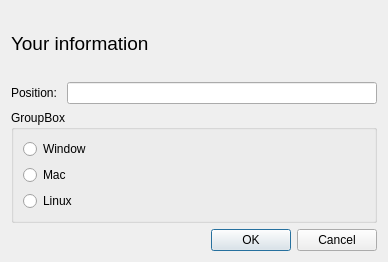
<?xml version="1.0" encoding="UTF-8"?>
<ui version="4.0">
 <class>InforDialog</class>
 <widget class="QDialog" name="InforDialog">
  <property name="geometry">
   <rect>
    <x>0</x>
    <y>0</y>
    <width>388</width>
    <height>262</height>
   </rect>
  </property>
  <property name="windowTitle">
   <string>Dialog</string>
  </property>
  <layout class="QVBoxLayout" name="verticalLayout_2">
   <item>
    <widget class="QLabel" name="label">
     <property name="font">
      <font>
       <pointsize>14</pointsize>
      </font>
     </property>
     <property name="text">
      <string>Your information</string>
     </property>
    </widget>
   </item>
   <item>
    <layout class="QHBoxLayout" name="horizontalLayout">
     <item>
      <widget class="QLabel" name="label_2">
       <property name="text">
        <string>Position: </string>
       </property>
      </widget>
     </item>
     <item>
      <widget class="QLineEdit" name="PoslineEdit"/>
     </item>
    </layout>
   </item>
   <item>
    <widget class="QGroupBox" name="groupBox">
     <property name="title">
      <string>GroupBox</string>
     </property>
     <layout class="QVBoxLayout" name="verticalLayout">
      <item>
       <widget class="QRadioButton" name="windowRadioButton">
        <property name="text">
         <string>Window</string>
        </property>
       </widget>
      </item>
      <item>
       <widget class="QRadioButton" name="macRadioButton">
        <property name="text">
         <string>Mac</string>
        </property>
       </widget>
      </item>
      <item>
       <widget class="QRadioButton" name="linuxRadioButton">
        <property name="text">
         <string>Linux</string>
        </property>
       </widget>
      </item>
     </layout>
    </widget>
   </item>
   <item>
    <layout class="QHBoxLayout" name="horizontalLayout_2">
     <item>
      <spacer name="horizontalSpacer">
       <property name="orientation">
        <enum>Qt::Horizontal</enum>
       </property>
       <property name="sizeHint" stdset="0">
        <size>
         <width>40</width>
         <height>20</height>
        </size>
       </property>
      </spacer>
     </item>
     <item>
      <widget class="QPushButton" name="okButton">
       <property name="text">
        <string>OK</string>
       </property>
      </widget>
     </item>
     <item>
      <widget class="QPushButton" name="cancelButton">
       <property name="text">
        <string>Cancel</string>
       </property>
      </widget>
     </item>
    </layout>
   </item>
  </layout>
 </widget>
 <resources/>
 <connections/>
</ui>
